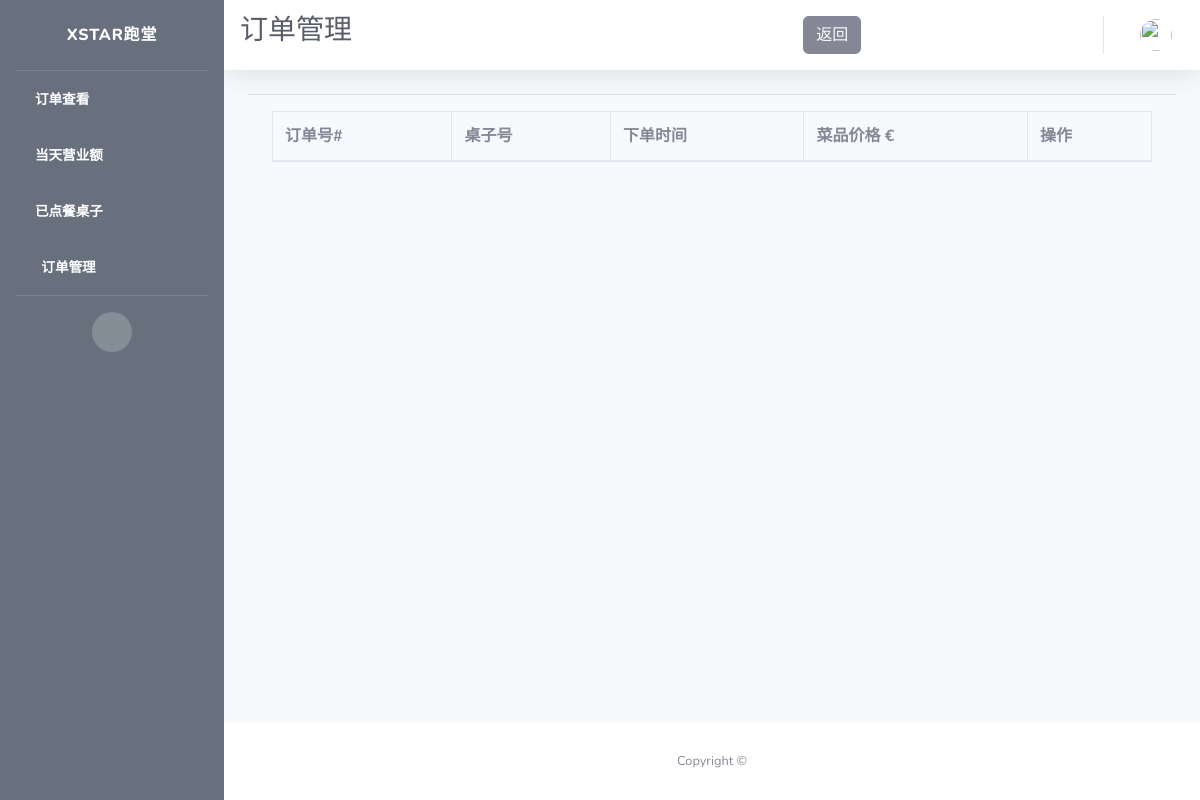
The app's page /alacarte/orders/manage, older data.
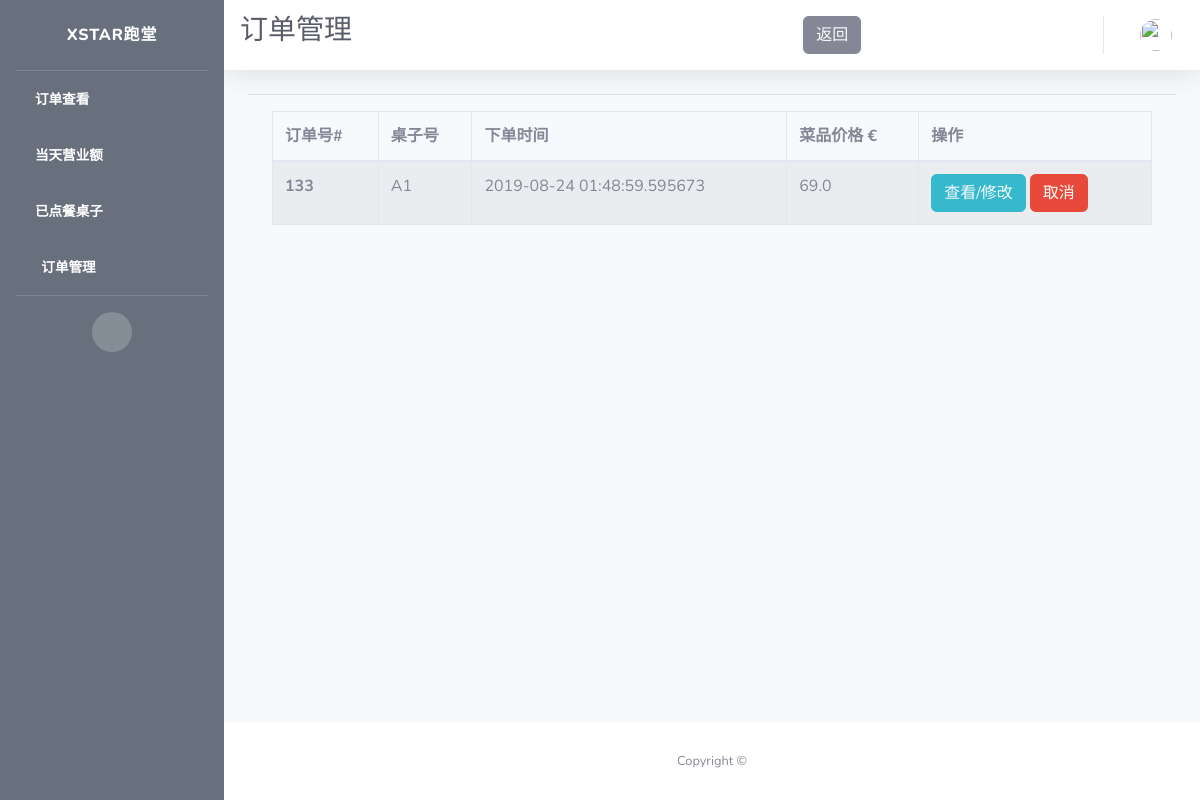
The same page, newer data.
### app/models.py (models this page shows)
class Order(db.Model):
    id = db.Column(db.Integer, primary_key=True, unique=True, index=True)
    totalPrice = db.Column(db.Float, unique=False)
    orderNumber = db.Column(db.String(200), unique=True)
    timeCreated = db.Column(db.DateTime, default=datetime.utcnow)
    isPaid = db.Column(db.Boolean, default=False)
    isReady = db.Column(db.Boolean, default=False)
    isPickedUp = db.Column(db.Boolean, default=False)
    items = db.Column(db.String(300))
    pay_via = db.Column(db.String(100))
    type = db.Column(db.String(100))
    container = db.Column(db.String(300))

### app/routes.py (the view)
@app.route("/alacarte/orders/manage")
def alacarte_orders_manage():
    orders = db.session.query(Order).filter(
        Order.type == "In").all()
    cur_orders = [order for order in orders if order.timeCreated.date()
                  == datetime.now(tz=pytz.timezone("Europe/Berlin")).date()]
    items = {order.id: json.loads(order.items) for order in cur_orders}
    containers = {order.id: json.loads(order.container) for order in cur_orders}
    return render_template("alacarte_orders_admin.html",
                           open_orders=cur_orders,
                           items=items,
                           containers=containers)

### app/templates/alacarte_orders_admin.html (shortened to what this page needs)
{% extends 'waiter_admin.html' %}
{% block css %}
<link rel="stylesheet" type="text/css" href="https://cdn.datatables.net/1.10.19/css/jquery.dataTables.css">
<link rel="stylesheet" type="text/css" href="https://cdnjs.cloudflare.com/ajax/libs/twitter-bootstrap/4.1.3/css/bootstrap.css">
<link rel="stylesheet" type="text/css" href="https://cdn.datatables.net/1.10.19/css/dataTables.bootstrap4.min.css">
{% endblock %}
{% block title %}
<h1 class="h3 mb-2 text-gray-800">订单管理</h1>
<button type="button" class="btn btn-secondary">
  <a href={{ url_for('waiter_admin') }} style="color: rgb(247, 249, 252)">
    返回
  </a>
</button>
{% endblock %}
{% block content %}
<hr>
<div class="container">
  <div class="row">
    <div class="col-sm-12">
      <table id="example" class="table table-striped table-bordered">
        <thead>
          <tr>
            <th scope="col">订单号#</th>
            <th scope="col">桌子号</th>
            <th scope="col">下单时间</th>
            <th scope="col">菜品价格 €</th>
            <th scope="col">操作</th>
          </tr>
        </thead>
        <tbody>
          {% for order in open_orders %}
          <tr>
            <th scope="row">{{order.id}}</th>
            <td>{{ containers.get(order.id).get('table_name') }}</td>
            <td>{{ order.timeCreated }}</td>
            <td>{{ order.totalPrice }}</td>
            <td>
              <span>
                <button type="button" class="btn btn-info">
                  <a href={{ url_for('alacarte_order_edit', order_id=order.id) }} style="color: rgb(247, 249, 252)">
                    查看/修改
                  </a>
                </button>
              </span>
              <span>
                {% if not containers.get(order.id).get('isCancelled') and not order.isPaid %}
                <button type="button" class="btn btn-danger">
                  <a href={{ url_for('cancel_alacarte_order', order_id=order.id) }} style="color: rgb(247, 249, 252)">
                    取消
                  </a>
                </button>
                {% endif %}
              </span>
            </td>
          </tr>
          {% endfor %}
        </tbody>
      </table>
    </div>
  </div>
</div>
{% endblock %}

Row changes from the older to the newer data that the page shows:
added Order: id "133", get "A1", timeCreated "2019-08-24 01:48:59.595673", totalPrice "69.0"
